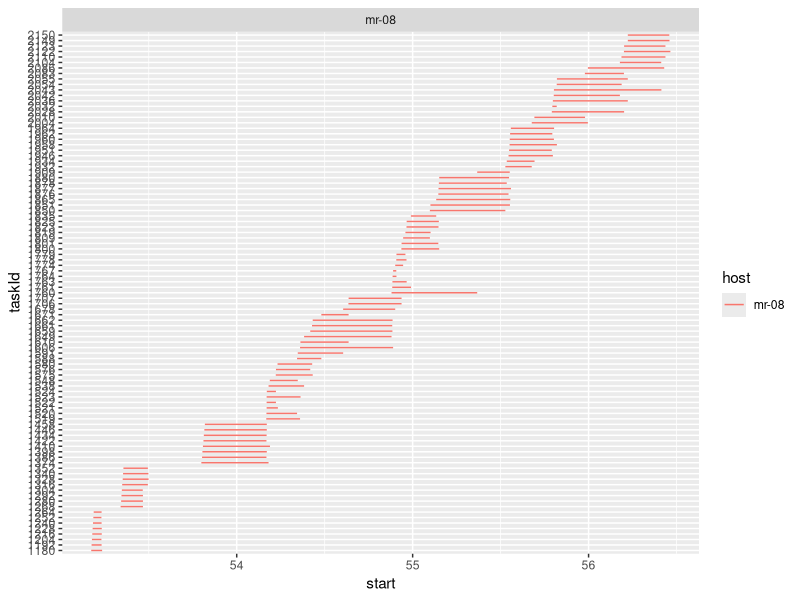

The R source for this figure:
require(tidyverse)
require(lubridate)

log = read_tsv("pflock.tsv")

minTime = min(as.numeric(log$launchTime))
timeline = log %>% select(host, index, launchTime, finishTime, duration) %>%
  mutate(host = as.factor(host), taskId = as.factor(index), duration = as.numeric(duration)) %>%
  mutate(start = as_datetime(launchTime / 1000), end = as_datetime(finishTime / 1000)) %>%
  select(host, taskId, start, end, duration) 

t = timeline %>% filter(host == "mr-08")

p =ggplot(t, aes(x=start, xend=end, y=taskId, yend=taskId, color = host)) + 
  geom_segment() +
  facet_wrap(~host)
p